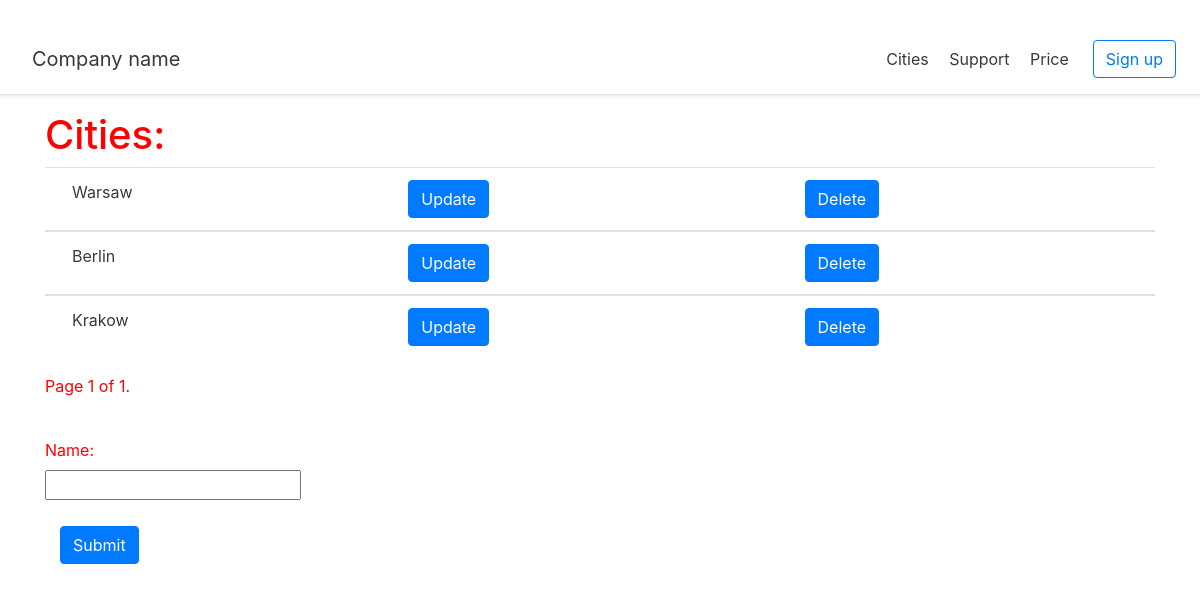
The app's page /cities/, older data.
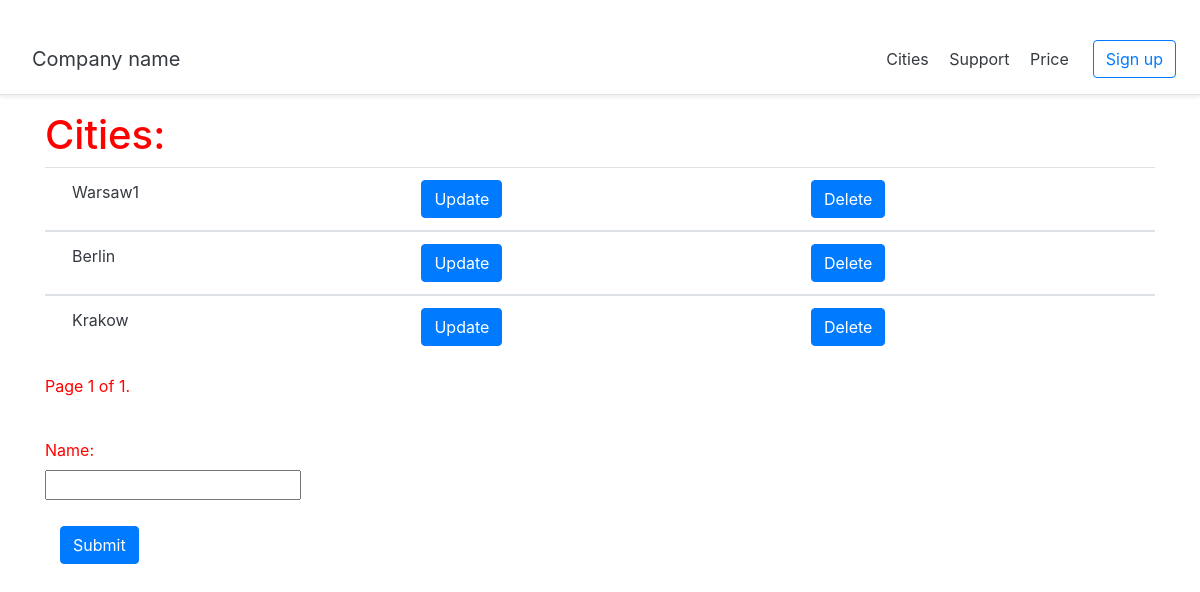
The same page, newer data.
### cities/models.py (models this page shows, shortened)
class City(models.Model):
    name = models.CharField(max_length=100, unique=False)

### cities/views.py (the view)
# urls.py: path('', views.cities_showcase, name='first_test'),
def cities_showcase(request):
    if request.method == 'POST':
        form = City_Input(request.POST)
        if form.is_valid():
            form.save()
    form = City_Input()
    cities = City.objects.all()
    paginator = Paginator(cities, 5)
    page_number = request.GET.get('page')
    page_obj = paginator.get_page(page_number)
    context = {'page_obj': page_obj, 'form': form}
    return render(request, 'cities/index.html', context)

### cities/forms.py
class City_Input(ModelForm):
    class Meta:
        model = City
        fields = ['name', ]

### cities/templates/cities/index.html (shortened to what this page needs)
{% extends "cities/base.html" %}
    {% block content %}
    <div CLASS="container">
        <h1>Cities: </h1>
        <div class="row">
            <div class="col-md">
                    <table class="table">
                        {% for object in page_obj %}
                            <tbody>
                                <tr>
                                    <td>
                                        <a class="col-sm-2 text-dark" href="{% url 'detail_view' object.pk %}">{{object.name}}</a>
                                    </td>
                                    <td>
                                        <a class="col-sm-2 text-dark" href="{% url 'update_view' object.id %}">
                                            <button type="submit" class="btn btn-primary">Update</button>
                                        </a>
                                    </td>
                                    <td>
                                        <a class="col-sm-2 text-dark" href="{% url 'delete_view' object.id %}">
                                            <button type="submit" class="btn btn-primary">Delete</button>
                                        </a>
                                    </td>
                                </tr>
                            </tbody>
                        {% endfor %}
                    </table>
                <div style="margin: auto" class="pagination">
    <span class="step-links">
        <span class="current">
            Page {{ page_obj.number }} of {{ page_obj.paginator.num_pages }}.
        </span>
    </span>
</div>
           </div>
        </div>
        <div class="row">
                <div style="margin-top: 40px;" class="col-sm-2 themed-grid-col">
                    <form action="" method="POST">
                      <div class="col-xs-1">
                          {{form.as_p}}
                      </div>
                        <div class="col">
                            <input class="btn btn-primary" type="submit" value="Submit" style="margin-top: 10px">
                        </div>
                    </form>
                </div>
        </div>
    </div>
    {% endblock content %}

Row changes from the older to the newer data that the page shows:
changed City: name "Warsaw" → "Warsaw1"
